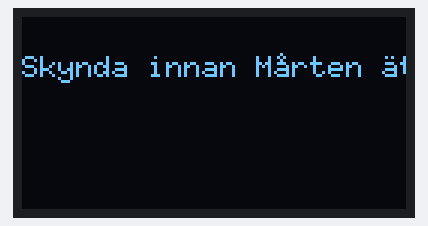
Bench run of a sketch on a simulated Arduino Uno, built with avr-gcc and run on an emulated ATmega328P. Parts: 128×64 one-colour display. Random numbers use the default seed unless the sketch sets one; what the sketch prints to the serial monitor is not drawn. At 10.1 s the program stops and its outputs stay as they are.

Above: at 0.14 s.
At 0.49 s:
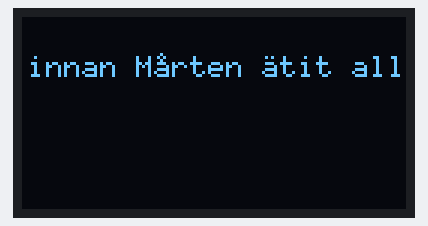
At 0.92 s:
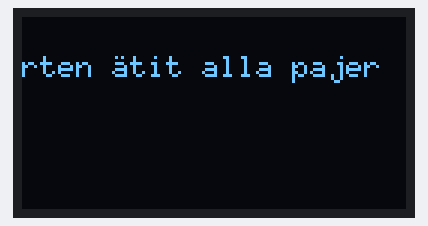
At 1.35 s:
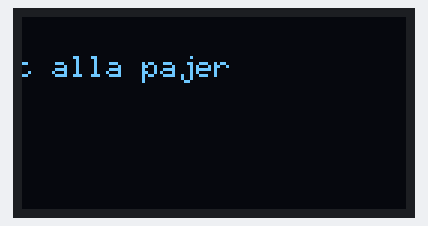
At 1.78 s:
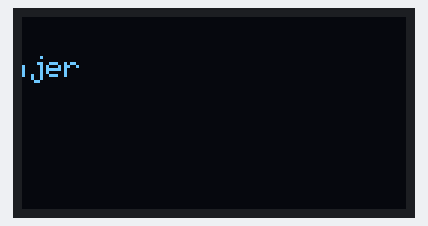
At 5.93 s:
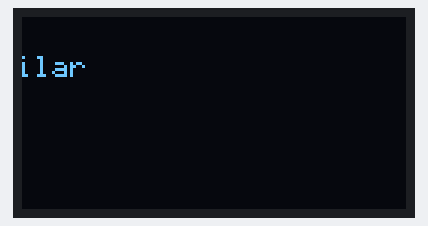

The sketch:

main.ino
```cpp
#include <string.h>
#include <Wire.h>
#include <U8g2lib.h>

#define ODDEVEN 2
#define ODD 1
#define EVEN 2

#define DAYNIGHT 1
#define DAYTIME 0
#define NIGHTTIME 1

#define NOEFFECT 0
#define SCROLL 1
#define BLINK 2


U8G2_SSD1306_128X64_NONAME_F_SW_I2C u8g2(U8G2_R0, /* clock=*/ SCL, /* data=*/ SDA, /* reset=*/ U8X8_PIN_NONE);   // All Boards without Reset of the Display


int allTokens = 0;
char printout[37];
int effect = 0;
int lastCustomer = 0;
int prindex = 0;

bool WaitingFor20Secs = true;
long int EndTime;
long int TimeNow = 0;
#define WAIT20SECS 5000

//---STRUCT---

typedef struct {
  char body[37];
  int effect;
  int times;
  int starttime;
} AD;

typedef struct {
  int tokens;
  AD ad[3];
} CUSTOMER;

CUSTOMER loc[6];

CUSTOMER c1;
CUSTOMER c2;
CUSTOMER c3;
CUSTOMER c4;
CUSTOMER c5;

AD ad10;
AD ad11;
AD ad12;
AD ad20;
AD ad21;
AD ad30;
AD ad31;
AD ad40;
AD ad41;
AD ad50;

//---STRUCT END

int GetTokens() {
  int temp;
  for (int i = 0; i < 5; i++) {
    temp += loc[i].tokens;
  }
  return temp;
}

int GetRelevantAd(int Event, int customer, int i)
{
  if (Event == NIGHTTIME)
  {
  // && Adtime == 2 && Adtimestart == 1) // check if customer has Night time ad.
    if (loc[customer].ad[i].times == 2 && loc[customer].ad[i].starttime == NIGHTTIME)
    {
      strcpy(printout, loc[customer].ad[0].body);
      return 0;
    }
  }
  if (Event == DAYTIME)
  {
  // && Adtime == 2 && Adtimestart == 0) // check if customer has Day time ad.
    if (loc[customer].ad[i].times == 2 && loc[customer].ad[i].starttime == DAYTIME)
      {
        strcpy(printout, loc[customer].ad[1].body);
        return 0;
      }
  }

  // check if customer has odd or even minute setting.
  if (loc[customer].ad[i].times == 1 && loc[customer].ad[i].starttime == ODD)
      {
        strcpy(printout, loc[customer].ad[0].body);
        return 0;
      }
  if (loc[customer].ad[i].times == 1 && loc[customer].ad[i].starttime == EVEN)
      {
        strcpy(printout, loc[customer].ad[1].body);
        return 0;
      }
 }

int GetMessage(int customer, char * printout) {
  int numberOfAds = sizeof(loc[customer].ad) / sizeof(loc[customer].ad[0]);
  Serial.print("\nnumberOfAds");
  Serial.print(numberOfAds);
  int randomInt = random(numberOfAds);
  for (int i = 0; i < numberOfAds; i++)
    if (loc[customer].ad[i].times == 0) {
      while(strlen(loc[customer].ad[randomInt].body)>3 == 0){
        randomInt--;
      }
      strcpy(printout, loc[customer].ad[randomInt].body);
      return randomInt;
    }
    else
    {
      /* check time and use a proper
        function to choose correct ad */
      return 0;
    }
}

int GetEffect(int customer, int adindex) {
  int temp;
  temp = loc[customer].ad[adindex].effect;
  return temp;
}

int GetCustomer(int TotalTokens)
{
  int customerToSend = 0;
  do
  {
    int randTokens = random(1, TotalTokens);

    if (randTokens > 0 && randTokens <= 5000)
    {customerToSend = 0;}
    if (randTokens > 5000 && randTokens <= 8000)
    {customerToSend = 1;}
    if (randTokens > 8000 && randTokens <= 9500)
    {customerToSend = 2;}
    if (randTokens > 9500 && randTokens <= 13500)
    {customerToSend = 3;}
    if (randTokens > 13500 && randTokens <= 14500)
    {customerToSend = 4;}

  } while (lastCustomer == customerToSend);
  lastCustomer = customerToSend;
  return customerToSend;
}

char GetChar(char * printout) {
  if ((unsigned char)printout[prindex] == 195) {
    prindex++;
    if ((unsigned char)printout[prindex] == 164) {
      return ('\xe4');//ä
    } else if ((unsigned char)printout[prindex] == 165) {
      return ('\xe5');//å
    } else if ((unsigned char)printout[prindex] == 182) {
      return ('\xf6');//ö
    }
  }
  else {
    return (printout[prindex]);
  }
}

int CheckWaitingFor20Secs() {
  if (TimeNow > EndTime){
    WaitingFor20Secs = false;
    return 0;
  }else{
    return 1;
  }
}

void setup() {
  Serial.begin(9600);
  u8g2.begin();
  u8g2.setFont(u8g2_font_6x10_tf);
  u8g2.setFontMode(0);

  //ADS BEGIN
  //Hederliga Harrys
  c1.tokens = 5000;
  strcpy(ad10.body, "Köp bil hos Harry");
  ad10.effect = NOEFFECT;
  ad10.times = 0;
  ad10.starttime = 0;
  c1.ad[0] = ad10;

  strcpy(ad11.body, "En god bilaffär (för Harry!)");
  ad11.effect = SCROLL;
  ad11.times = 0;
  ad11.starttime = 0;
  c1.ad[1] = ad11;

  strcpy(ad12.body, "Hederlige Harrys Bilar");
  ad12.effect = SCROLL;
  ad12.times = 0;
  ad12.starttime = 0;
  c1.ad[2] = ad12;

  //Farmor Ankas Pajer AB
  c2.tokens = 3000;

  strcpy(ad20.body, "Köp paj hos Farmor Anka");
  ad20.effect = SCROLL;
  ad20.times = 0;
  ad20.starttime = 0;
  c2.ad[0] = ad20;

  strcpy(ad21.body, "Skynda innan Mårten ätit alla pajer");
  ad21.effect = SCROLL;
  ad21.times = 0;
  ad21.starttime = 0;
  c2.ad[1] = ad21;

  //Svarte Petters Svartbyggen
  c3.tokens = 1500;

  strcpy(ad30.body, "Låt Petter bygga åt dig");
  ad30.effect = SCROLL;
  ad30.times = 0;
  ad30.starttime = 0;
  c3.ad[0] = ad30;

  strcpy(ad31.body, "Bygga svart? Ring Petter");
  ad31.effect = SCROLL;
  ad31.times = 0;
  ad31.starttime = 0;
  c3.ad[1] = ad31;

  //Långbens detektivbyrå
  c4.tokens = 4000;

  strcpy(ad40.body, "Mysterier? Ring Långben");
  ad40.effect = SCROLL;
  ad40.times = 0;
  ad40.starttime = 0;
  c4.ad[0] = ad40;

  strcpy(ad41.body, "Långben fixar biffen");
  ad41.effect = SCROLL;
  ad41.times = 0;
  ad41.starttime = 0;
  c4.ad[1] = ad41;

  //IoT's Reklambyrå
  c5.tokens = 1000;

  strcpy(ad50.body, "Synas här? IOT:s Reklambyrå");
  ad50.effect = SCROLL;
  ad50.times = 0;
  ad50.starttime = 0;
  c5.ad[0] = ad50;
  //ADS END

  loc[0] = c1;
  loc[1] = c2;
  loc[2] = c3;
  loc[3] = c4;
  loc[4] = c5;

  allTokens = GetTokens();

}

void loop() {
  EndTime = TimeNow + WAIT20SECS;
  int customer = GetCustomer(allTokens);
  int adIndex = GetMessage(customer, printout);
  int effect = GetEffect(customer, adIndex);
  delay(20);
  WaitingFor20Secs = true;

while(WaitingFor20Secs){

  switch (effect) {
    case 1: {
        int cursor = 0;
        while (CheckWaitingFor20Secs()) {
          u8g2.firstPage();
          do {
            u8g2.setCursor(cursor, 20);
            for (prindex = 0; prindex < strlen(printout); prindex++) {
              u8g2.write(GetChar(printout));
            }
            delay(20);
          } while ( u8g2.nextPage() );
          cursor -= 10;
          TimeNow = millis();
        }
      }

    default: {
      while(CheckWaitingFor20Secs()){
        do {
          u8g2.firstPage();
            u8g2.setCursor(0, 20);
            for (prindex = 0; prindex < strlen(printout); prindex++) {
              u8g2.write(GetChar(printout));
            }
            delay(20);
          } while ( u8g2.nextPage() );
          TimeNow = millis();
      }
  }
}
}

}
```
